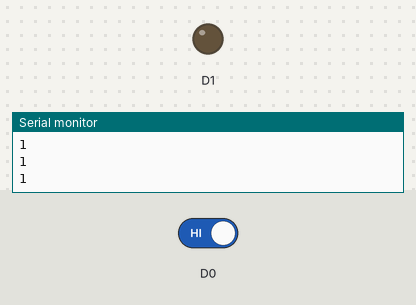
The sketch below on a simulated ESP8266 (NodeMCU). On the bench: output pins drawn as LEDs (lit = HIGH), the last lines printed to the serial monitor. The test bench sets the inputs (shaded band); at power-on: D0 HIGH.

Above: at 2.8 s.
2.9 s: D0 driven LOW
At 3.8 s:
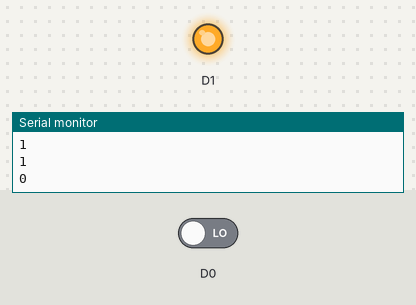
4.5 s: D0 driven HIGH
At 5.4 s:
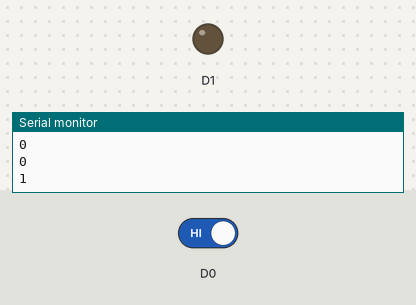
Timing chart, 0 to 7.5 s (numbered marks = the images above; inputs shaded):
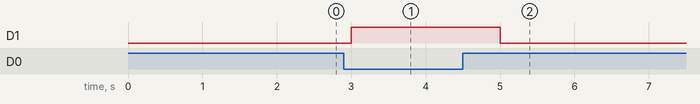

Measured:
- after the input at 2.9 s, D1: LOW → HIGH after 0.10 s
- after the input at 4.5 s, D1: HIGH → LOW after 0.50 s

The sketch:

IR_Time.ino
```cpp
void setup() {
  Serial.begin(9600);
  pinMode(D0,INPUT);
  pinMode(D1,OUTPUT);
}

void loop() {
  int y=digitalRead(D0);
  Serial.println(y);
  if(y==0){
    digitalWrite(D1,HIGH);
  }
  else{
    digitalWrite(D1,LOW);
  }
  delay(1000);
}
```
